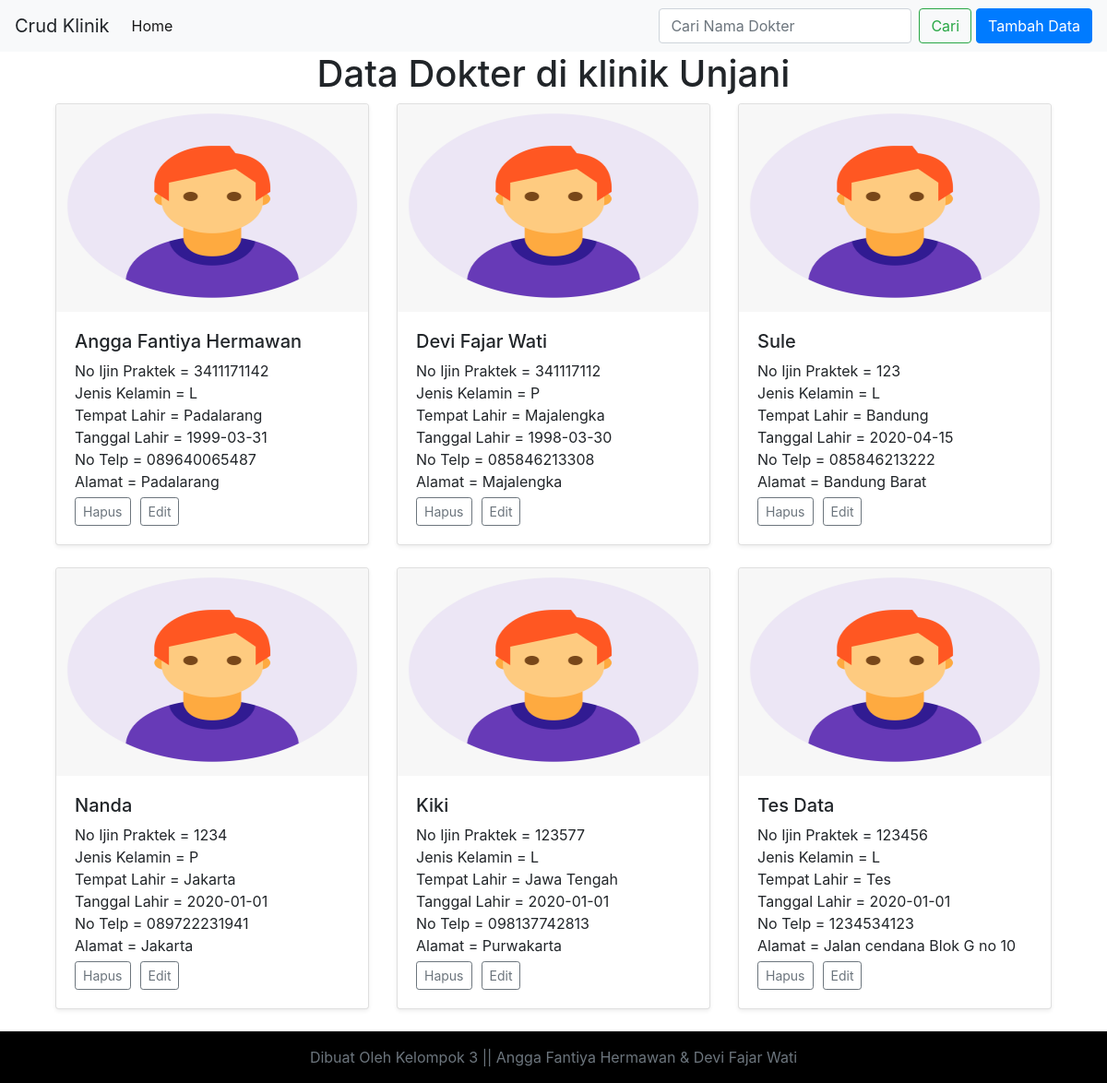
The page / on the database its author committed.
### tables this page shows
CREATE TABLE IF NOT EXISTS `dokter` (
  `idDokter` int(11) NOT NULL AUTO_INCREMENT,
  `namaDokter` varchar(55) NOT NULL,
  `jenisKelamin` enum('L','P') NOT NULL,
  `tempatLahir` text NOT NULL,
  `tglLahir` date NOT NULL,
  `alamat` text NOT NULL,
  `noTelp` varchar(13) NOT NULL,
  `noIjinPraktek` varchar(20) NOT NULL,
  PRIMARY KEY (`idDokter`)
);

### application/controllers/DataDokter.php (called while the page is built, shortened)
<?php
Class DataDokter extends CI_Controller{
    public function __construct(){
        $this->load->model('M_kelolaDataDokter');
        $this->load->helper('url');
    }
    public function index()
    {
        $data['query'] = $this->M_kelolaDataDokter->tampilDataDokter();
        $this->load->view('data_dokter', $data);
    }
}
?>

### index.php (called while the page is built, shortened)
<?php
require_once BASEPATH.'core/CodeIgniter.php';

### application/models/M_kelolaDataDokter.php (called while the page is built, shortened)
<?php
Class M_kelolaDataDokter extends CI_Model{
    public function tampilDataDokter()
    {
        $query = $this->db->get('dokter');
        return $query;
    }
}
?>

### application/views/data_dokter.php (the view, shortened to what this page needs)
<!doctype html>
<html>
<head lang="en">
	<link rel="stylesheet" type="text/css" href="assets/css/bootstrap.min.css">
</head>
<body>
	<nav class="navbar navbar-expand-lg navbar-light bg-light">
		<a class="navbar-brand">Crud Klinik</a>
		  <div class="collapse navbar-collapse" id="navbarSupportedContent">
		    <ul class="navbar-nav mr-auto">
		      <li class="nav-item active">
		        <a class="nav-link" href="#">Home <span class="sr-only">(current)</span></a>
		      </li>
		    </ul>
		    <form class="form-inline my-2 my-lg-0" action="<?php echo base_url('index.php/DataDokter/hasil');?>" action="GET">
		      <input class="form-control mr-sm-2" type="search" placeholder="Cari Nama Dokter" name="cari" aria-label="Search">
		      <input class="btn btn-outline-success my-2 my-sm-0" type="submit" value="Cari"></button>
		    </form>
		    <li class="nav">
				<button type="button" class="btn btn-primary" data-toggle="modal" style="margin-left:5px;"data-target="#tambahData">Tambah Data</button>
		      </li>
		  </div>
	</nav>
	<div class="container">
		<div class="col">
		<center><h1>Data Dokter di klinik Unjani</h1></center>
		<div class="row">
			<?php
			    foreach ($query->result() as $baris) {
			?>
			<div class="col-md-4">
				<div class="card mb-4 shadow-sm">
					<img src="assets/images/orang.png" class="bd-placeholder-img card-img-top" width="100%" height="225">
		            <div class="card-body">
		            	<h5><?php echo $baris->namaDokter;?></h5>
		            	  No Ijin Praktek = <?php echo $baris->noIjinPraktek;?>
		            	  <br>
			              Jenis Kelamin = <?php echo $baris->jenisKelamin;?>
			              <br>
			              Tempat Lahir = <?php echo $baris->tempatLahir;?>
			              <br>
			              Tanggal Lahir = <?php echo $baris->tglLahir;?>
			              <br>
			              No Telp = <?php echo $baris->noTelp;?>
			              <br>
			              Alamat = <?php echo $baris->alamat;?>
			              <br>
		              <div class="d-flex justify-content-between align-items-center">
		                <div class="btn-group">
		                  <?php echo anchor('DataDokter/hapus/'.$baris->idDokter,'<button style="margin-top:5px;" type="button" class="btn btn-sm btn-outline-secondary">Hapus</button>'); ?>
		                  <?php echo anchor('DataDokter/edit/'.$baris->idDokter,'<button style="margin-left:10px; margin-top:5px;" type="button" class="btn btn-sm btn-outline-secondary">Edit</button>'); ?>
		                </div>
		              </div>
		            </div>
				</div>
			</div>
			<?php
			}
			?>
		</div>
		</div>
	</div>
	<footer class="footer mt-auto py-3"style="color:white; background:black;">
	  <div class="container">
	    <span class="text-muted" style="color:white"><center>Dibuat Oleh Kelompok 3 || Angga Fantiya Hermawan & Devi Fajar Wati</center></span>
	  </div>
	</footer>
</body>
</html>

### rows shown on the page
dokter: namaDokter "Angga Fantiya Hermawan", noIjinPraktek "3411171142", jenisKelamin "L", tempatLahir "Padalarang", tglLahir "1999-03-31", noTelp "089640065487", alamat "Padalarang", idDokter "Hapus", idDokter "Edit"
dokter: namaDokter "Devi Fajar Wati", noIjinPraktek "341117112", jenisKelamin "P", tempatLahir "Majalengka", tglLahir "1998-03-30", noTelp "085846213308", alamat "Majalengka", idDokter "Hapus", idDokter "Edit"
dokter: namaDokter "Sule", noIjinPraktek "123", jenisKelamin "L", tempatLahir "Bandung", tglLahir "2020-04-15", noTelp "085846213222", alamat "Bandung Barat", idDokter "Hapus", idDokter "Edit"
dokter: namaDokter "Nanda", noIjinPraktek "1234", jenisKelamin "P", tempatLahir "Jakarta", tglLahir "2020-01-01", noTelp "089722231941", alamat "Jakarta", idDokter "Hapus", idDokter "Edit"
dokter: namaDokter "Kiki", noIjinPraktek "123577", jenisKelamin "L", tempatLahir "Jawa Tengah", tglLahir "2020-01-01", noTelp "098137742813", alamat "Purwakarta", idDokter "Hapus", idDokter "Edit"
dokter: namaDokter "Tes Data", noIjinPraktek "123456", jenisKelamin "L", tempatLahir "Tes", tglLahir "2020-01-01", noTelp "1234534123", alamat "Jalan cendana Blok G no 10", idDokter "Hapus", idDokter "Edit"
